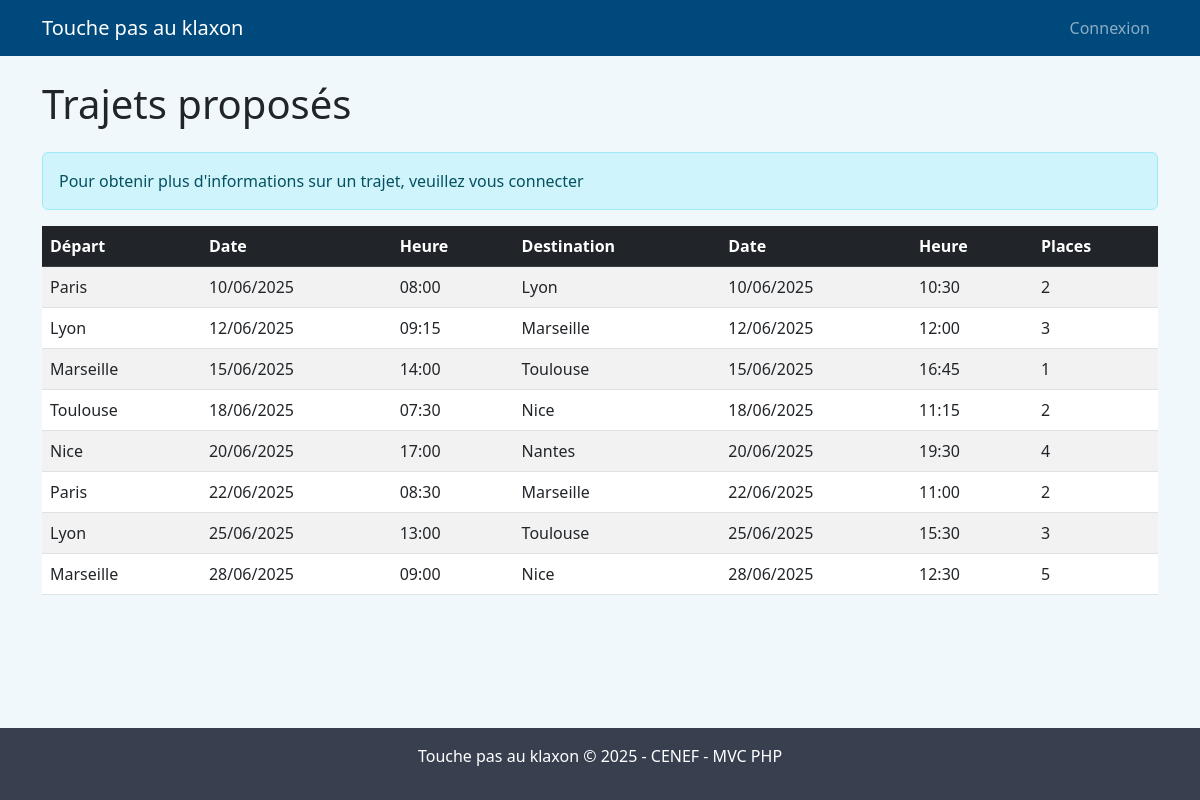
The page / on the database its author committed.
### tables this page shows
CREATE TABLE trajet (
    id INT AUTO_INCREMENT PRIMARY KEY,
    date_depart DATE NOT NULL,
    heure_depart TIME NOT NULL,
    date_arrivee DATE NOT NULL,
    heure_arrivee TIME NOT NULL,
    places_total INT NOT NULL,
    places_disponibles INT NOT NULL,
    utilisateur_id INT NOT NULL,
    agence_depart_id INT NOT NULL,
    agence_arrivee_id INT NOT NULL,
    created_at TIMESTAMP DEFAULT CURRENT_TIMESTAMP,
    updated_at TIMESTAMP DEFAULT CURRENT_TIMESTAMP ON UPDATE CURRENT_TIMESTAMP,
    FOREIGN KEY (utilisateur_id) REFERENCES utilisateur(id) ON DELETE CASCADE,
    FOREIGN KEY (agence_depart_id) REFERENCES agence(id) ON DELETE CASCADE,
    FOREIGN KEY (agence_arrivee_id) REFERENCES agence(id) ON DELETE CASCADE
);

CREATE TABLE agence (
    id INT AUTO_INCREMENT PRIMARY KEY,
    nom VARCHAR(100) NOT NULL UNIQUE,
    created_at TIMESTAMP DEFAULT CURRENT_TIMESTAMP
);

### controllers/HomeController.php (called while the page is built, shortened)
<?php
class HomeController
{
    public function index()
    {
        $trajetModel = new \Models\Trajet();
        $trajets = $trajetModel->getAvailableTrajets();
        require_once '../views/home/index.php';
    }
}

### public/index.php (called while the page is built, shortened)
<?php
require_once '../config/database.php';
require_once '../routes/web.php';

### config/database.php (called while the page is built, shortened)
<?php
class Database
{
    private $host = DB_HOST;
    private $user = DB_USER;
    private $pass = DB_PASS;
    private $dbname = DB_NAME;
    private $dbh;
    private $stmt;
    public function __construct()
    {
        $dsn = 'mysql:host=' . $this->host . ';dbname=' . $this->dbname . ';charset=utf8mb4';
        $options = array(
            PDO::ATTR_PERSISTENT => true,
            PDO::ATTR_ERRMODE => PDO::ERRMODE_EXCEPTION,
            PDO::ATTR_DEFAULT_FETCH_MODE => PDO::FETCH_OBJ,
            PDO::ATTR_EMULATE_PREPARES => false
        );
        try {
            $this->dbh = new PDO($dsn, $this->user, $this->pass, $options);
            $this->dbh->exec("SET NAMES 'utf8mb4'");
        } catch (PDOException $e) {
            $this->error = $e->getMessage();
            die('Erreur de connexion à la base de données : ' . $this->error . '<br>' .
                'Vérifiez vos paramètres dans config/config.php');
        }
    }
    public function query($sql)
    {
        $this->stmt = $this->dbh->prepare($sql);
    }
    public function execute()
    {
        try {
            return $this->stmt->execute();
        } catch (PDOException $e) {
            throw new Exception("Erreur d'exécution de la requête : " . $e->getMessage());
        }
    }
    public function resultSet()
    {
        $this->execute();
        return $this->stmt->fetchAll();
    }
}

### models/Trajet.php (called while the page is built, shortened)
<?php
class Trajet
{
    private $db;
    public function __construct()
    {
        $this->db = new \Database();
    }
    public function getAvailableTrajets()
    {
        $this->db->query("
            SELECT t.*,
                ad.nom as agence_depart,
                aa.nom as agence_arrivee
            FROM trajet t
            JOIN agence ad ON t.agence_depart_id = ad.id
            JOIN agence aa ON t.agence_arrivee_id = aa.id
            WHERE t.places_disponibles > 0
            AND (t.date_depart > CURDATE()
                OR (t.date_depart = CURDATE() AND t.heure_depart > CURTIME()))
            ORDER BY t.date_depart, t.heure_depart
        ");
        return $this->db->resultSet();
    }
}

### views/home/index.php (the view, shortened to what this page needs)
<h1 class="mb-4">Trajets proposés</h1>
<?php if (!isset($_SESSION['user_id'])): ?>
    <div class="alert alert-info">
        Pour obtenir plus d'informations sur un trajet, veuillez vous connecter
    </div>
<?php endif; ?>
<div class="table-responsive">
    <table class="table table-striped table-hover">
        <thead class="table-dark">
            <tr>
                <th>Départ</th>
                <th>Date</th>
                <th>Heure</th>
                <th>Destination</th>
                <th>Date</th>
                <th>Heure</th>
                <th>Places</th>
            </tr>
        </thead>
        <tbody>
            <?php if (empty($trajets)): ?>
                <tr>
                    <td colspan="<?= isset($_SESSION['user_id']) ? '8' : '7' ?>">Aucun trajet disponible pour le moment.</td>
                </tr>
            <?php else: ?>
                <?php foreach ($trajets as $trajet): ?>
                    <tr>
                        <td><?= htmlspecialchars($trajet->agence_depart) ?></td>
                        <td><?= date('d/m/Y', strtotime($trajet->date_depart)) ?></td>
                        <td><?= date('H:i', strtotime($trajet->heure_depart)) ?></td>
                        <td><?= htmlspecialchars($trajet->agence_arrivee) ?></td>
                        <td><?= date('d/m/Y', strtotime($trajet->date_arrivee)) ?></td>
                        <td><?= date('H:i', strtotime($trajet->heure_arrivee)) ?></td>
                        <td><?= $trajet->places_disponibles ?></td>
                    </tr>
                <?php endforeach; ?>
            <?php endif; ?>
        </tbody>
    </table>
</div>
<?php
require_once '../views/layouts/default.php';
?>

### assets/css/style.css (style rules this page uses)
:root { --primary: #0074c7; --secondary: #00497c; --dark: #384050; --danger: #cd2c2e; --success: #82b864; --light: #f1f8fc; }
body { min-height: 100vh; display: flex; flex-direction: column; background-color: var(--light); }
.table-dark { background-color: var(--dark); }

### rows shown on the page
trajet: agence_depart.nom "Paris", date_depart "10/06/2025", heure_depart "08:00", agence_arrivee.nom "Lyon", date_arrivee "10/06/2025", heure_arrivee "10:30", places_disponibles "2"
trajet: agence_depart.nom "Lyon", date_depart "12/06/2025", heure_depart "09:15", agence_arrivee.nom "Marseille", date_arrivee "12/06/2025", heure_arrivee "12:00", places_disponibles "3"
trajet: agence_depart.nom "Marseille", date_depart "15/06/2025", heure_depart "14:00", agence_arrivee.nom "Toulouse", date_arrivee "15/06/2025", heure_arrivee "16:45", places_disponibles "1"
trajet: agence_depart.nom "Toulouse", date_depart "18/06/2025", heure_depart "07:30", agence_arrivee.nom "Nice", date_arrivee "18/06/2025", heure_arrivee "11:15", places_disponibles "2"
trajet: agence_depart.nom "Nice", date_depart "20/06/2025", heure_depart "17:00", agence_arrivee.nom "Nantes", date_arrivee "20/06/2025", heure_arrivee "19:30", places_disponibles "4"
trajet: agence_depart.nom "Paris", date_depart "22/06/2025", heure_depart "08:30", agence_arrivee.nom "Marseille", date_arrivee "22/06/2025", heure_arrivee "11:00", places_disponibles "2"
trajet: agence_depart.nom "Lyon", date_depart "25/06/2025", heure_depart "13:00", agence_arrivee.nom "Toulouse", date_arrivee "25/06/2025", heure_arrivee "15:30", places_disponibles "3"
trajet: agence_depart.nom "Marseille", date_depart "28/06/2025", heure_depart "09:00", agence_arrivee.nom "Nice", date_arrivee "28/06/2025", heure_arrivee "12:30", places_disponibles "5"
